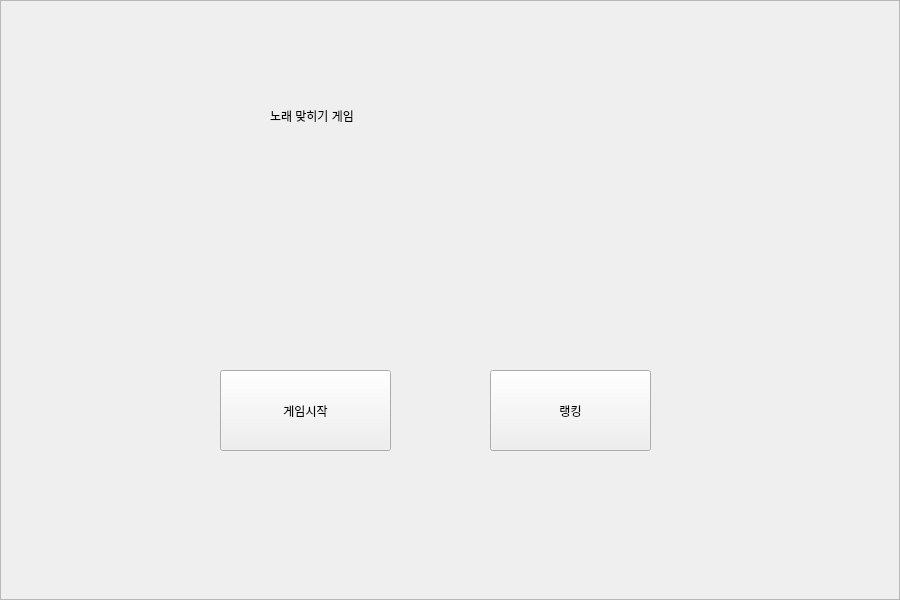
<?xml version="1.0" encoding="UTF-8"?>
<ui version="4.0">
 <class>startpage</class>
 <widget class="QWidget" name="startpage">
  <property name="geometry">
   <rect>
    <x>0</x>
    <y>0</y>
    <width>900</width>
    <height>600</height>
   </rect>
  </property>
  <property name="windowTitle">
   <string>Form</string>
  </property>
  <widget class="QFrame" name="frame">
   <property name="geometry">
    <rect>
     <x>0</x>
     <y>0</y>
     <width>900</width>
     <height>600</height>
    </rect>
   </property>
   <property name="styleSheet">
    <string notr="true"/>
   </property>
   <property name="frameShape">
    <enum>QFrame::StyledPanel</enum>
   </property>
   <property name="frameShadow">
    <enum>QFrame::Raised</enum>
   </property>
   <widget class="QLabel" name="label">
    <property name="geometry">
     <rect>
      <x>270</x>
      <y>80</y>
      <width>371</width>
      <height>71</height>
     </rect>
    </property>
    <property name="styleSheet">
     <string notr="true">font: 36pt &quot;Amiri Quran&quot;;</string>
    </property>
    <property name="text">
     <string>노래 맞히기 게임</string>
    </property>
   </widget>
   <widget class="QPushButton" name="start_btn">
    <property name="geometry">
     <rect>
      <x>220</x>
      <y>370</y>
      <width>171</width>
      <height>81</height>
     </rect>
    </property>
    <property name="text">
     <string>게임시작</string>
    </property>
   </widget>
   <widget class="QPushButton" name="rank_btn">
    <property name="geometry">
     <rect>
      <x>490</x>
      <y>370</y>
      <width>161</width>
      <height>81</height>
     </rect>
    </property>
    <property name="text">
     <string>랭킹</string>
    </property>
   </widget>
  </widget>
 </widget>
 <resources/>
 <connections/>
</ui>
